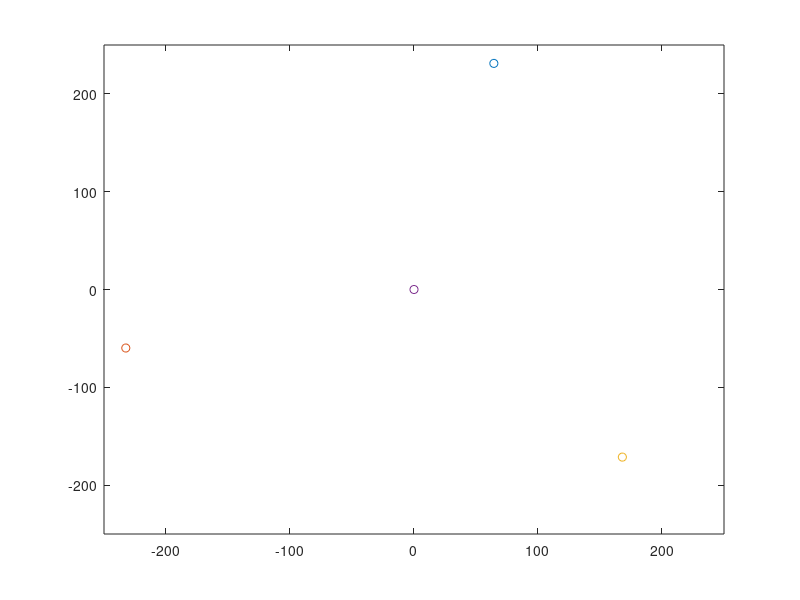

Reproduce this figure in MATLAB.
% Script to generate the positions of the patches via an underlying circle
% Sjoerd helped
% points on the circle are according to x*x+y*y=r*r
% x = a + r cos t
% y = b + r sin t
% M = (a|b)

% M (middle of the circle)
a=0;
b=0;

r=240; % subject to testing (in pixel)
t = unifrnd(0,2/3*pi,1,1); % angle from 0 to the left in radians (sample from the first third of radians)
t2 = t + 2/3*pi; % second angle
t3 = t + 4/3*pi; % third angle

% compute the fist position on the circle
x1 = a + r * cos(t)
y1 = b + r * sin(t)

% compute the second position
x2 = a + r * cos(t2)
y2 = b + r * sin(t2)

% compute the third position
x3 = a + r * cos(t3)
y3 = b + r * sin(t3)


plot(x1,y1,'-o',x2,y2,'-o',x3,y3,'-o',0,0,'-o')
axis([-250 250 -250 250])
